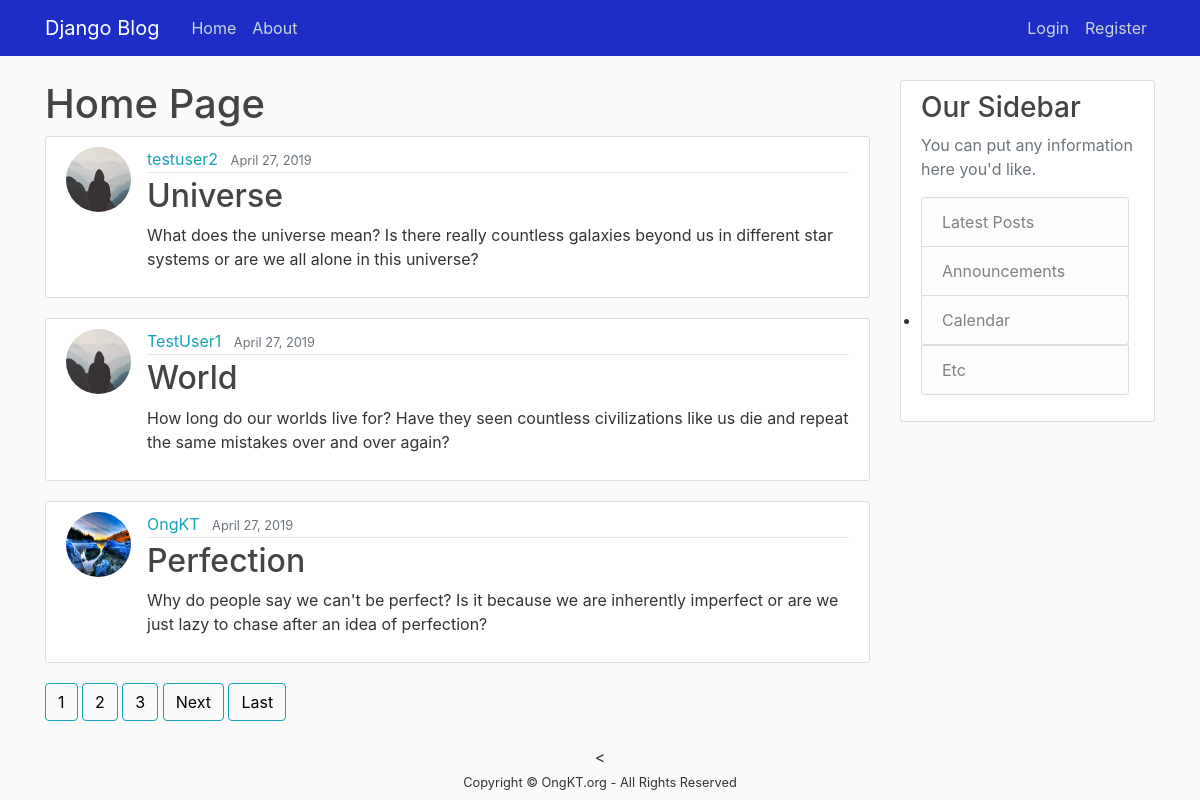
The page / on the database its author committed.
### website/models.py (models this page shows, shortened)
class Post(models.Model):
	title = models.CharField(max_length=100)
	content = models.TextField()
	date_posted = models.DateTimeField(default=timezone.now)
	author = models.ForeignKey(User, on_delete=models.CASCADE)

### Users/models.py (models this page shows, shortened)
class Profile(models.Model):
	user = models.OneToOneField(User, on_delete=models.CASCADE)
	image = models.ImageField(default='default.jpg', upload_to='profile_pics')

### website/views.py (the view)
# urls.py: path('', PostListView.as_view(), name='home'),
class PostListView(ListView):
	model = Post
	template_name = 'website/home.html'
	context_object_name = 'posts'
	ordering = ['-date_posted']
	paginate_by = 3

### website/templates/website/home.html (shortened to what this page needs)
{%extends 'website/base.html' %}
{% block heading %}
{% if user.is_authenticated %}
  <h1>Welcome {{ user.username }}!</h1>
{% else %}
  <h1>Home Page</h1>
{% endif %}
{% endblock %}
{% block content %}
  {% for post in posts %}
  	<article class="media content-section">
      <img class="rounded-circle article-img" src="{{ post.author.profile.image.url }}">
    		<div class="media-body">
      		<div class="article-metadata">
        			<a class="mr-2" href="{% url 'user-posts' post.author.username %}">{{ post.author }}</a>
        			<small class="text-muted">{{ post.date_posted|date:"F d, Y"}}</small>
      		</div>
      		<h2><a class="article-title" href="{% url 'post-detail' post.id %}">{{ post.title }}</a></h2>
      		<p class="article-content">{{ post.content }}</p>
    		</div>
  	</article>
  {% endfor %}
  {% if is_paginated %}
    {% for num in page_obj.paginator.page_range %}
      {% if page_obj.number == num %}
        <a class="btn btn-info mb-4" href="?page={{ num }}">{{ num }}</a>
      {% elif num > page_obj.number|add:'-3' and num < page_obj.number|add:'3'  %}
        <a class="btn btn-outline-info mb-4" href="?page={{ num }}">{{ num }}</a>
      {% endif %}
    {% endfor %}
    {% if page_obj.has_next %}
      <a class="btn btn-outline-info mb-4" href="?page={{ page_obj.next_page_number }}">Next</a>
      <a class="btn btn-outline-info mb-4" href="?page={{ page_obj.paginator.num_pages }}">Last</a>
    {% endif %}
  {% endif %}
{% endblock %}

### website/templates/website/base.html (shortened to what this page needs)
{% load static %}
<!doctype html>
<html lang="en">
    <link rel="stylesheet" type="text/css" href="https://meyerweb.com/eric/tools/css/reset/reset.css">
    <link rel="stylesheet" href="https://stackpath.bootstrapcdn.com/bootstrap/4.3.1/css/bootstrap.min.css">
    <link rel="stylesheet"  type="text/css" href="{% static 'website/main.css' %}">
  </head>
  <body>
    <header class="site-header">
      <nav class="navbar navbar-expand-md navbar-dark fixed-top" style="background-color: #1D2EC7;">
        <div class="container">
          <a class="navbar-brand mr-4" href="/">Django Blog</a>
            <div class="collapse navbar-collapse" id="navbarToggle">
              <div class="navbar-nav mr-auto">
                <a class="nav-item nav-link" href="{% url 'home' %}">Home</a>
                <a class="nav-item nav-link" href="{% url 'about' %}">About</a>
              </div>
              <div class="navbar-nav">
                {% if user.is_authenticated %}
                  <a class="nav-item nav-link" href="{% url 'profile' %}">{{user.username}}</a>
                  <a class="nav-item nav-link" href="{% url 'post-create' %}">New Post</a>
                  <a class="nav-item nav-link" href="{% url 'logout' %}">Log Out</a>
                {% else %}
                  <a class="nav-item nav-link" href="{% url 'login' %}">Login</a>
                  <a class="nav-item nav-link" href="{% url 'signup' %}">Register</a>
                {% endif %}
              </div>
            </div>
        </div>
      </nav>
    </header>
  <main class="container">
    <div class="row justify-content-md-center">
      <div class="col-md-9">
        {% block heading %}{% endblock %}
        {% block content %}{% endblock %}
      </div>
      <div class="col-md-3">
        <div class="content-section">
          <h3>Our Sidebar</h3>
          <p class='text-muted'>You can put any information here you'd like.
            <ul class="list-group">
              <li class="list-group-item list-group-item-light">Latest Posts</li>
              <li class="list-group-item list-group-item-light">Announcements</li>
              <li><a class="list-group-item list-group-item-light" href="{% url 'calendar' %}">Calendar</a></li>
              <li class="list-group-item list-group-item-light">Etc</li>
            </ul>
          </p>
        </div>
      </div>
      <
    </div>
  </main>
  <center><small>Copyright &copy; OngKT.org - All Rights Reserved</small></center>
  </body>
</html>

### website/static/website/main.css (style rules this page uses)
body { background: #fafafa; color: #333333; margin-top: 5rem; width: 100%; height: 100%; }
h1, h2, h3, h4, h5, h6 { color: #444444; }
ul { margin: 0; }
.site-header .navbar-nav .nav-link { color: #cbd5db; }
.content-section { background: #ffffff; padding: 10px 20px; border: 1px solid #dddddd; border-radius: 3px; margin-bottom: 20px; }
.article-title { color: #444444; }
.article-content { white-space: pre-line; }
.article-img { height: 65px; width: 65px; margin-right: 16px; }
.article-metadata { padding-bottom: 1px; margin-bottom: 4px; border-bottom: 1px solid #e3e3e3 }
ul { height: 100%; padding: 0px 5px 0px 20px; }
a { color: #17a2b8; }
.btn { outline: none; color: black; background-color: transparent; box-shadow: 0 0 0 0; }
.container { display: flex; }

### rows shown on the page
Post: author.profile.image (placeholder picture), author "testuser2", date_posted "April 27, 2019", title "Universe", content "What does the universe mean? Is there really countless galaxies beyond us in different star systems or are we all alone in this universe?"
Post: author.profile.image (placeholder picture), author "TestUser1", date_posted "April 27, 2019", title "World", content "How long do our worlds live for? Have they seen countless civilizations like us die and repeat the same mistakes over and over again?"
Post: author.profile.image (picture), author "OngKT", date_posted "April 27, 2019", title "Perfection", content "Why do people say we can't be perfect? Is it because we are inherently imperfect or are we just lazy to chase after an idea of perfection?"

### other values the page prints
{{ num }} "1"
{{ num }} "2" "3"
